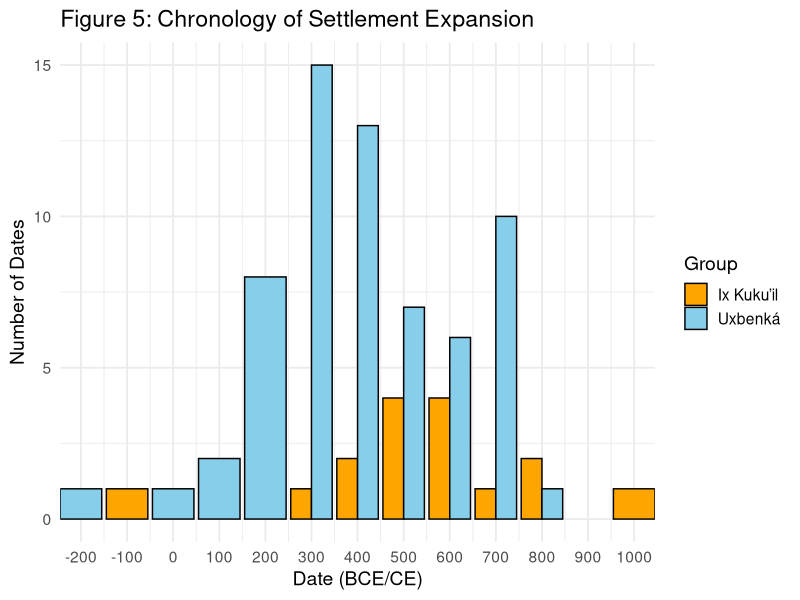

Write the R code that produced this figure.
library(readxl)
library(dplyr)
library(ggplot2)

# === 1. Load the data ===
df <- read_excel("MOESM9.xlsx")
names(df) <- trimws(names(df))

# === 2. Clean and parse dates ===
df_clean <- df %>%
  mutate(
    Site = trimws(Site),
    Group = case_when(
      Site == "IKK" ~ "Ix Kuku’il",
      Site == "UXB" ~ "Uxbenká",
      TRUE ~ NA_character_
    ),
    DateRaw = `Mean of 2σ date`,
    Date = case_when(
      grepl("BCE", DateRaw) ~ -as.numeric(gsub(" cal BCE", "", DateRaw)),
      grepl("CE", DateRaw) ~  as.numeric(gsub(" cal CE", "", DateRaw)),
      TRUE ~ NA_real_
    )
  ) %>%
  filter(!is.na(Date), !is.na(Group))

# === 3. Bin dates into 100-year intervals ===
df_binned <- df_clean %>%
  mutate(CenturyBin = floor(Date / 100) * 100) %>%  # e.g., 650 → 600, -350 → -400
  group_by(Group, CenturyBin) %>%
  summarise(Count = n(), .groups = "drop")

# === 4. Plot stacked timeline ===
ggplot(df_binned, aes(x = CenturyBin, y = Count, fill = Group)) +
  geom_col(position = "dodge", width = 90, color = "black") +  # Separate bars per site
  scale_fill_manual(values = c("Ix Kuku’il" = "orange", "Uxbenká" = "skyblue")) +
  labs(title = "Figure 5: Chronology of Settlement Expansion",
       x = "Date (BCE/CE)", y = "Number of Dates") +
  scale_x_continuous(breaks = seq(-1000, 1000, 100), expand = c(0, 0)) +
  theme_minimal(base_size = 14)
